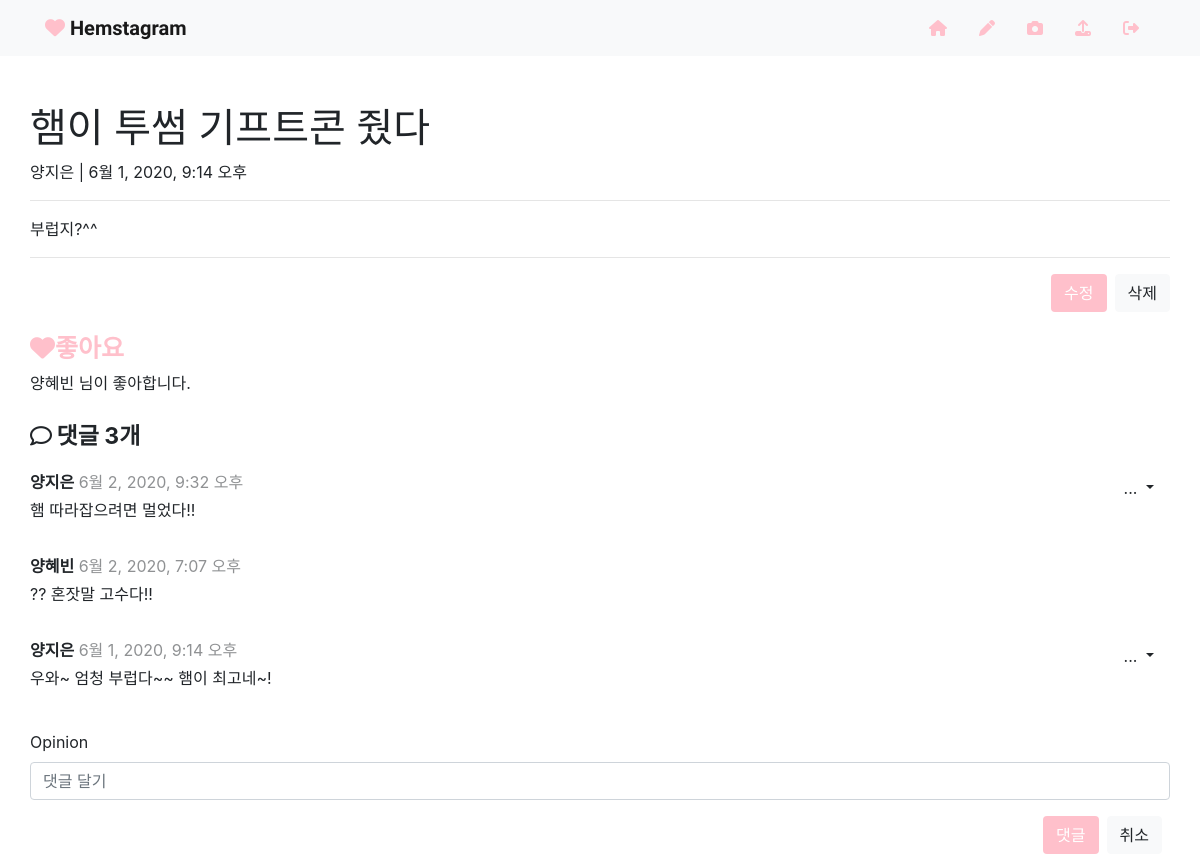
/articles/2/ (signed in), run on the app's committed database.
### articles/models.py (models this page shows)
class Article(models.Model):
    title = models.CharField(max_length=20)
    content = models.TextField()
    created_at = models.DateTimeField(auto_now_add=True)
    updated_at = models.DateTimeField(auto_now=True)
    author = models.ForeignKey(settings.AUTH_USER_MODEL, on_delete=models.CASCADE, related_name='my_articles')
    like_users = models.ManyToManyField(settings.AUTH_USER_MODEL, related_name='like_articles')

class Comment(models.Model):
    article = models.ForeignKey(Article, on_delete=models.CASCADE, related_name='comments')
    author = models.ForeignKey(settings.AUTH_USER_MODEL, on_delete=models.CASCADE, related_name='my_comments')
    opinion = models.CharField(max_length=100)
    created_at = models.DateTimeField(auto_now_add=True)
    updated_at = models.DateTimeField(auto_now=True)

### articles/views.py (the view)
# urls.py: path('<int:article_pk>/', views.article_detail, name='article_detail'),
@require_GET
@login_required
def article_detail(request, article_pk):
    article = get_object_or_404(Article, pk=article_pk)
    form = CommentForm()
    context = {
        'article': article,
        'form': form
    }
    return render(request, 'articles/article_detail.html', context)

### articles/forms.py
class CommentForm(forms.ModelForm):
    class Meta:
        model = Comment
        fields = ('opinion', )
        widgets = {
            'opinion': forms.TextInput(
                attrs={
                    'placeholder': '댓글 달기',
                }
            )
        }

### articles/templates/articles/article_detail.html (shortened to what this page needs)
{% extends 'base.html' %}
{% load bootstrap4 %}
{% load static %}
{% block static %}
<link rel="stylesheet" href="{% static 'css/article_form.css' %}">
<link rel="stylesheet" href="{% static 'css/article_detail.css' %}">
{% endblock %}
{% block body %}
    <h1>{{ article.title }}</h1>
    <p>{{ article.author }} | {{ article.created_at }}</p>
    <hr>
    <p>{{ article.content }}</p>
    <hr>
    {% if request.user == article.author %}
        <form action="{% url 'articles:delete_article' article.pk %}" method="POST">
            <div class="d-flex justify-content-end mb-4">
                <a class="btn btn-grad text-white mx-2" href="{% url 'articles:update_article' article.pk %}" role="button">수정</a>
            <button class="btn btn-light">삭제</button>
            </div>
        </form>
    {% endif %}
    <div class="mb-2">
        {% if request.user in article.like_users.all %}
            <i data-article_pk="{{ article.pk }}" id="likeArticleButton" class="fas fa-heart mr-2 like-btn">좋아요 해제</i>
        {% else %}
            <i data-article_pk="{{ article.pk }}" id="likeArticleButton" class="fas fa-heart mr-2 like-btn">좋아요</i>
        {% endif %}
    </div>
    <div class="mb-4">
        <span>
            {% if article.like_users.count == 0 %}
                <span id="likeUsers{{ article.pk }}"></span>
            {% else %}
                {% for user in article.like_users.all %}
                    <span id="likeUsers{{ article.pk }}">{{ user.username }}</span>
                {% endfor %}
            {% endif %}
            님이 좋아합니다.
        </span>
    </div>
    <i class="far fa-comment comment-img"></i>
    <strong class="comment-count-info">댓글 {{ article.comments.count }}개</strong>
    {% for comment in article.comments.all|dictsortreversed:"created_at" %}
        <div class="d-flex justify-content-between mt-3">
            <div>
                <div class="mb-1">
                    <strong>{{ comment.author }}</strong>
                    <span class="text-option">{{ comment.created_at }}</span>
                </div>
                <p>{{ comment.opinion }}</p>
            </div>
            {% if request.user == comment.author %}
                <div class="dropdown mr-1">
                    <button type="button" class="btn btn-light dropdown-toggle comment-dropdown-img" id="dropdownMenuOffset" data-toggle="dropdown" aria-haspopup="true" aria-expanded="false" data-offset="10,20">
                      ...
                    </button>
                </div>
            {% endif %}
        </div>
    {% endfor %}
    <div class="mt-4">
        <form action="{% url 'articles:create_comment' article.pk %}" method="POST">
            {% bootstrap_form form layout='inline' %}
            <div class="d-flex justify-content-end">
                <button class="btn btn-grad text-white">댓글</button>
                <a class="btn btn-light mx-2 btn-cancel" href="{% url 'articles:article_detail' article.pk %}" role="button">취소</a>
            </div>
        </form>
    </div>
{% endblock %}

### articles/static/css/article_form.css (style rules this page uses)
.btn-grad { background-color: pink; }

### articles/static/css/article_detail.css (style rules this page uses)
.like-btn { color: pink; font-size: 25px; }
.text-option { opacity: 0.5; }
.comment-img { font-size: 22px; }
.comment-count-info { font-size: 23px; }
.comment-dropdown-img { background-color: white; border: none; }
.btn-cancel { border-style: solid; }

### data on the page
Article: title "햄이 투썸 기프트콘 줬다", author "양지은", created_at "6월 1, 2020, 9:14 오후", content "부럽지?^^", comments.count "3"
Comment: author "양지은", created_at "6월 2, 2020, 9:32 오후", opinion "햄 따라잡으려면 멀었다!!"
Comment: author "양혜빈", created_at "6월 2, 2020, 7:07 오후", opinion "?? 혼잣말 고수다!!"
Comment: author "양지은", created_at "6월 1, 2020, 9:14 오후", opinion "우와~ 엄청 부럽다~~ 햄이 최고네~!"

### other printed values
{{ user.username }} "양혜빈"
